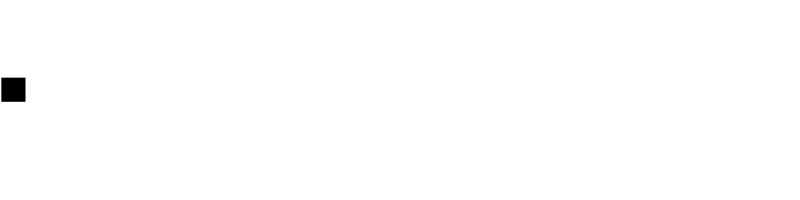
Frame 1 (no input)
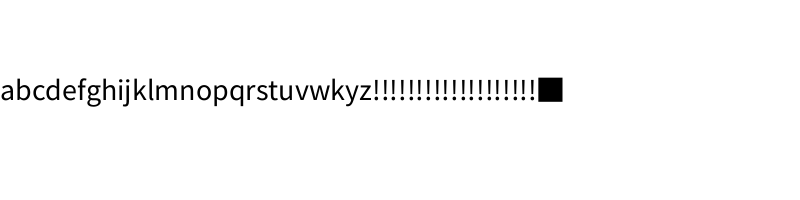
Frame 60 (the mouse pressed at the canvas centre just before this capture)
Frame 120 (the mouse held since frame 60 and released just before this capture): identical to frame 1, image omitted

The Processing sketch that drew these frames (run headless with seeded random() and noise(); from frame 60 on, the mouse is pressed at the canvas centre):

// Processing sketch: processing_185561
// ── processing_185561.pde

String Name = "abcdefghijklmnopqrstuvwkyz!!!!!!!!!!!!!!!!!!!" ;
String quad = "■" ;
int charNum=0;

void setup(){
  size(800,200);
  frameRate(30);
}

void draw(){
  background(255);
  textAlign(LEFT);
  textSize(30);
  if( charNum > Name.length()){
    charNum = Name.length();
  }
  fill(0);
  text(Name.substring(0,charNum)+quad,0,height/2);
  charNum ++;
  if(mousePressed) charNum = 0;
}
